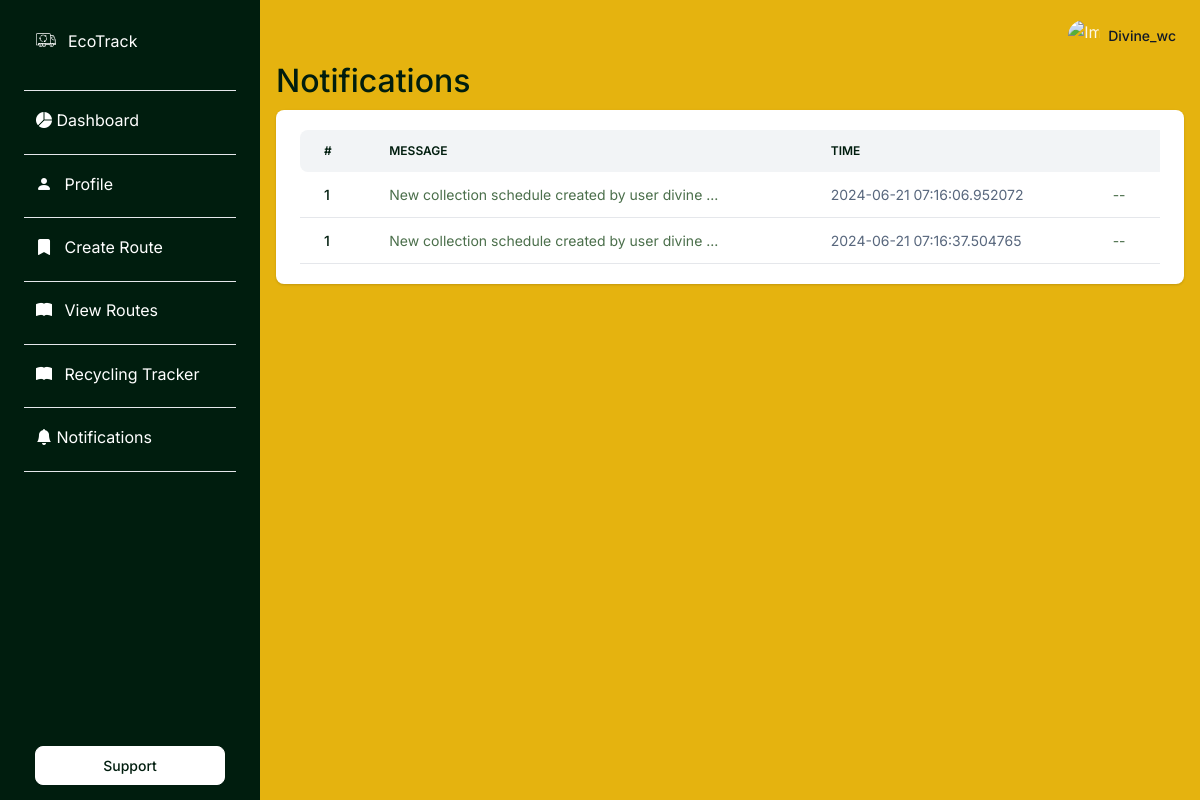
The app's page /me/notifications (signed in) with its own data.
### apps/authentication/models.py (models this page shows, shortened)
class Users(db.Model, UserMixin):
    __tablename__ = 'Users'
    id = db.Column(db.Integer, primary_key=True)
    username = db.Column(db.String(64), unique=True)
    email = db.Column(db.String(64), unique=True)
    password = db.Column(db.LargeBinary)
    firstname = db.Column(db.String(64), nullable=True)
    lastname = db.Column(db.String(64), nullable=True)
    phone = db.Column(db.String(20), nullable=True)
    address = db.Column(db.String(128), nullable=True)
    city = db.Column(db.String(64), nullable=True)
    state = db.Column(db.String(32), nullable=True)
    zip_code = db.Column(db.String(10), nullable=True)
    role = db.Column(Enum(RoleEnum), nullable=False, default=RoleEnum.user)

### apps/notification/models.py (models this page shows)
class Notification(db.Model):
    id = db.Column(db.Integer, primary_key=True)
    user_id = db.Column(db.Integer, db.ForeignKey('Users.id'), nullable=False)
    message = db.Column(db.String(256), nullable=False)
    timestamp = db.Column(db.DateTime, default=datetime.utcnow)
    read = db.Column(db.Boolean, default=False)
    user = db.relationship('Users', backref='notifications')

### apps/notification/routes.py (the view)
@blueprint.route('/me/notifications', methods=['GET'])
@login_required
def get_notifications():
    notifications = Notification.query.filter_by(user_id=current_user.id).all()
    segment = get_segment(request)
    return render_template(
        'dashboard/notification.html',
        segment=segment,
        notifications=notifications
    )

### apps/__init__.py (called while the page is built)
def configure_database(app):
    @app.before_first_request
    def initialize_database():
        try:
            db.create_all()
        except Exception as e:
            print('> Error: DBMS Exception: ' + str(e))
            basedir = os.path.abspath(os.path.dirname(__file__))
            app.config['SQLALCHEMY_DATABASE_URI'] = 'sqlite:///' + \
                os.path.join(basedir, 'db.sqlite3')
            print('> Fallback to SQLite ')
            db.create_all()
    @app.teardown_request
    def shutdown_session(exception=None):
        db.session.remove()

### apps/authentication/models.py (called while the page is built)
@login_manager.user_loader
def user_loader(id):
    return Users.query.filter_by(id=id).first()

### apps/notification/routes.py (called while the page is built)
def get_segment(request):
    try:
        segment = request.path.split('/')[-1]
        if segment == '':
            segment = 'index'
        return segment
    except:
        return None

### apps/templates/dashboard/notification.html (shortened to what this page needs)
{% extends "layouts/base.html" %}
{% block stylesheets %}
<link
    rel="stylesheet"
    href="https://cdn.jsdelivr.net/npm/bootstrap-icons@1.11.1/font/bootstrap-icons.css"
/>
{% endblock stylesheets %}
{% block content %}
<div>
    <h2>Notifications</h2>
</div>
<div class="card border-0 shadow mb-4">
    <div class="card-body">
        <div class="table-responsive">
            <table class="table table-centered table-nowrap mb-0 rounded">
                <thead class="thead-light">
                    <tr>
                        <th class="border-0 rounded-start">#</th>
                        <th class="border-0">Message</th>
                        <th class="border-0">Time</th>
                        <th class="border-0"></th>
                    </tr>
                </thead>
                <tbody>
                    {% for notification in notifications %}
                    <tr>
                        <td><a href="#" class="text-primary fw-bold">1</a> </td>
                        <td>
                            {{ notification.message|truncate(50, True, '...') }}
                        </td>
                        <td>
                            <span class="text-muted">{{ notification.timestamp }}</span>
                        </td>
                        <td>
                            --
                        </td>
                    </tr>
                    {% endfor %}
                </tbody>
            </table>
        </div>
    </div>
</div>
{% endblock content %}

### apps/templates/includes/navigation.html (shortened to what this page needs)
<nav class="navbar navbar-top navbar-expand navbar-dashboard navbar-dark ps-0 pe-2 pb-0">
  <div class="container-fluid px-0">
    <div class="d-flex justify-content-between w-100" id="navbarSupportedContent">
      <ul class="navbar-nav align-items-center">
        <li class="nav-item dropdown ms-lg-3">
          <a class="nav-link dropdown-toggle pt-1 px-0" href="#" role="button" data-bs-toggle="dropdown" aria-expanded="false">
            <div class="media d-flex align-items-center">
              <img class="avatar rounded-circle" alt="Image placeholder" src="{{ config.ASSETS_ROOT }}/images/default/profile.jpeg">
              <div class="media-body ms-2 text-dark align-items-center d-none d-lg-block">
                <span class="mb-0 font-small fw-bold text-gray-900">
                  <strong>{{ current_user.username | capitalize }}</strong>
                </span>
              </div>
            </div>
          </a>
        </li>
      </ul>
    </div>
  </div>
</nav>

### records on screen
Users: username "Divine_wc"
Notification: message "New collection schedule created by user divine ...", timestamp "2024-06-21 07:16:06.952072"
Notification: message "New collection schedule created by user divine ...", timestamp "2024-06-21 07:16:37.504765"
